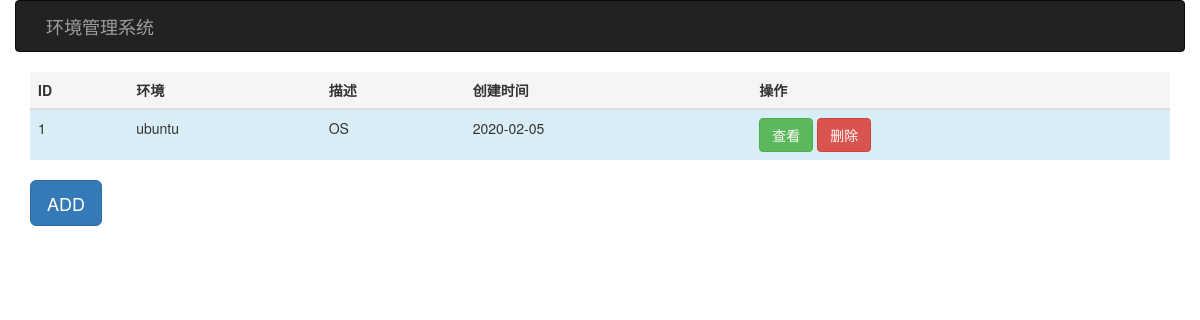
Before: / with the older database file.
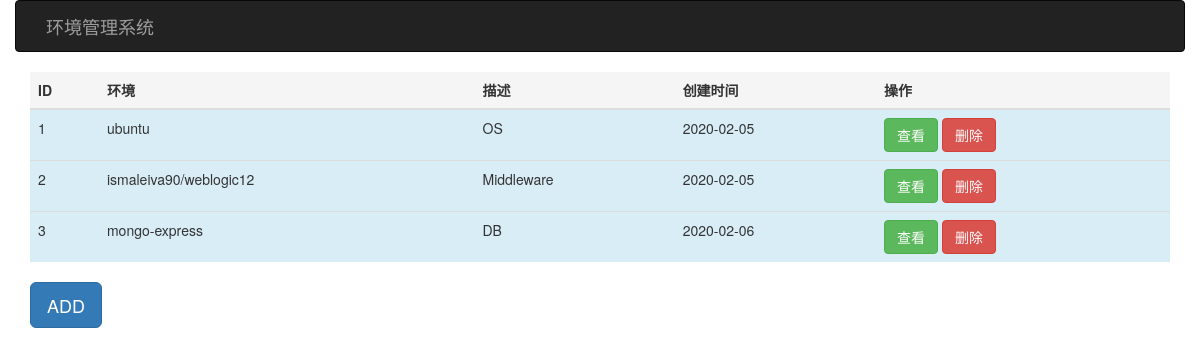
After: the same page with the newer database file.
### app.py (models this page shows, shortened)
class Environments(db.Model):
    __tablename__ = 'environments'
    id = db.Column(db.Integer, primary_key=True)
    name = db.Column(db.String(1024), nullable=False)
    description = db.Column(db.String(1024), nullable=False)
    create_time = db.Column(db.Date, default=datetime.date.today())

### app.py (the view, shortened to what this page needs)
@app.route('/', methods=['GET', 'POST'])
def show_environments_list():
    form = EnvironmentsListForm()
    db.create_all()
    if request.method == 'GET':
        envlists = Environments.query.all()
        return render_template('index.html', envlists=envlists, form=form)

### templates/index.html (shortened to what this page needs)
{% extends "base_env.html" %}
{% import "bootstrap/wtf.html" as wtf %}
{% block page_content %}
<table class="table table-hover">
    <thead>
        <th class="active">ID</th>
        <th class="active">环境</th>
        <th class="active">描述</th>
        <th class="active">创建时间</th>
        <th class='active'>操作</th>
    </thead>
    <tbody>
        {% for todo in envlists %}
            <tr class="info">
                <td>{{ loop.index }}</td>
                <td>{{ todo.name }}</td>
                <td>{{ todo.description }}</td>
                <td>{{ todo.create_time }}</td>
                <td>
                    <a href="{{ url_for('show_version_list', env_id=todo.id) }}" class="btn btn-success" role ="button">查看</a>
                    <a href="{{ url_for('delete_environments_list', id=todo.id) }}" class="btn btn-danger" role ="button">删除</a>
                </td>
            </tr>
        {% endfor %}
    </tbody>
</table>
<button type="button" class="btn btn-primary btn-lg" data-toggle="modal" data-target="#myModal"> ADD </button>
{% endblock %}

### templates/base_env.html (shortened to what this page needs)
{% extends "bootstrap/base.html" %}
{% block navbar %}
    <nav class="navbar navbar-inverse container">
        <div class="navbar-header"> <a class="navbar-brand" href="{{ url_for('show_environments_list') }}">环境管理系统</a> </div>
    </nav>
{% endblock %}
{% block content %}
    <div class="container">
        {% block page_content %} {% endblock %}
    </div>
{% endblock %}

Changed rows visible on the page:
added Environments: name "ismaleiva90/weblogic12", description "Middleware", create_time "2020-02-05"
added Environments: name "mongo-express", description "DB", create_time "2020-02-06"
